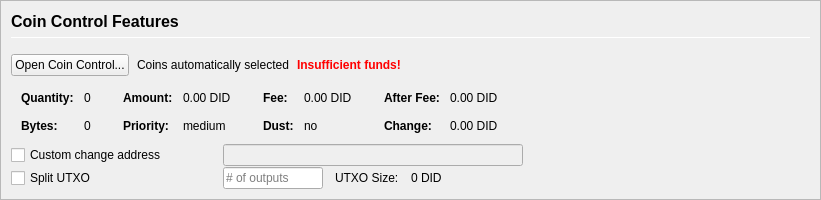
         <widget class="QFrame" name="frameCoinControl">
          <property name="sizePolicy">
           <sizepolicy hsizetype="Expanding" vsizetype="Expanding">
            <horstretch>0</horstretch>
            <verstretch>0</verstretch>
           </sizepolicy>
          </property>
          <property name="maximumSize">
           <size>
            <width>16777215</width>
            <height>16777215</height>
           </size>
          </property>
          <property name="frameShape">
           <enum>QFrame::StyledPanel</enum>
          </property>
          <property name="frameShadow">
           <enum>QFrame::Sunken</enum>
          </property>
          <layout class="QVBoxLayout" name="verticalLayoutCoinControl2">
           <property name="spacing">
            <number>0</number>
           </property>
           <property name="leftMargin">
            <number>0</number>
           </property>
           <property name="topMargin">
            <number>0</number>
           </property>
           <property name="rightMargin">
            <number>0</number>
           </property>
           <property name="bottomMargin">
            <number>0</number>
           </property>
           <item>
            <widget class="QFrame" name="frameCoinControl_BG">
             <layout class="QVBoxLayout" name="verticalLayoutCoinControl" stretch="0,0,0,0,0,0">
              <property name="spacing">
               <number>1</number>
              </property>
              <property name="leftMargin">
               <number>10</number>
              </property>
              <property name="topMargin">
               <number>10</number>
              </property>
              <item>
               <layout class="QHBoxLayout" name="horizontalLayoutCoinControl1">
                <property name="bottomMargin">
                 <number>15</number>
                </property>
                <item>
                 <layout class="QVBoxLayout" name="verticalLayout_3">
                  <property name="spacing">
                   <number>6</number>
                  </property>
                  <item>
                   <widget class="QLabel" name="labelCoinControlFeatures">
                    <property name="sizePolicy">
                     <sizepolicy hsizetype="Preferred" vsizetype="Maximum">
                      <horstretch>0</horstretch>
                      <verstretch>0</verstretch>
                     </sizepolicy>
                    </property>
                    <property name="minimumSize">
                     <size>
                      <width>0</width>
                      <height>20</height>
                     </size>
                    </property>
                    <property name="font">
                     <font>
                      <pointsize>12</pointsize>
                      <weight>75</weight>
                      <bold>true</bold>
                     </font>
                    </property>
                    <property name="styleSheet">
                     <string notr="true">font-weight:bold;</string>
                    </property>
                    <property name="text">
                     <string>Coin Control Features</string>
                    </property>
                   </widget>
                  </item>
                  <item>
                   <widget class="Line" name="line">
                    <property name="minimumSize">
                     <size>
                      <width>0</width>
                      <height>1</height>
                     </size>
                    </property>
                    <property name="maximumSize">
                     <size>
                      <width>16777215</width>
                      <height>1</height>
                     </size>
                    </property>
                    <property name="orientation">
                     <enum>Qt::Horizontal</enum>
                    </property>
                   </widget>
                  </item>
                 </layout>
                </item>
               </layout>
              </item>
              <item>
               <layout class="QHBoxLayout" name="horizontalLayoutCoinControl2" stretch="0,0,0,0">
                <property name="spacing">
                 <number>8</number>
                </property>
                <property name="bottomMargin">
                 <number>10</number>
                </property>
                <item>
                 <widget class="QPushButton" name="pushButtonCoinControl">
                  <property name="styleSheet">
                   <string notr="true"/>
                  </property>
                  <property name="text">
                   <string>Open Coin Control...</string>
                  </property>
                  <property name="autoDefault">
                   <bool>false</bool>
                  </property>
                 </widget>
                </item>
                <item>
                 <widget class="QLabel" name="labelCoinControlAutomaticallySelected">
                  <property name="text">
                   <string>Coins automatically selected</string>
                  </property>
                  <property name="margin">
                   <number>5</number>
                  </property>
                 </widget>
                </item>
                <item>
                 <widget class="QLabel" name="labelCoinControlInsuffFunds">
                  <property name="font">
                   <font>
                    <weight>75</weight>
                    <bold>true</bold>
                   </font>
                  </property>
                  <property name="styleSheet">
                   <string notr="true">color:red;font-weight:bold;</string>
                  </property>
                  <property name="text">
                   <string>Insufficient funds!</string>
                  </property>
                  <property name="margin">
                   <number>5</number>
                  </property>
                 </widget>
                </item>
                <item>
                 <spacer name="horizontalSpacerCoinControl">
                  <property name="orientation">
                   <enum>Qt::Horizontal</enum>
                  </property>
                  <property name="sizeHint" stdset="0">
                   <size>
                    <width>40</width>
                    <height>1</height>
                   </size>
                  </property>
                 </spacer>
                </item>
               </layout>
              </item>
              <item>
               <widget class="QWidget" name="widgetCoinControl" native="true">
                <property name="sizePolicy">
                 <sizepolicy hsizetype="Preferred" vsizetype="Preferred">
                  <horstretch>0</horstretch>
                  <verstretch>0</verstretch>
                 </sizepolicy>
                </property>
                <property name="minimumSize">
                 <size>
                  <width>0</width>
                  <height>0</height>
                 </size>
                </property>
                <property name="styleSheet">
                 <string notr="true"/>
                </property>
                <layout class="QHBoxLayout" name="horizontalLayoutCoinControl5">
                 <property name="leftMargin">
                  <number>0</number>
                 </property>
                 <property name="topMargin">
                  <number>0</number>
                 </property>
                 <property name="rightMargin">
                  <number>0</number>
                 </property>
                 <property name="bottomMargin">
                  <number>0</number>
                 </property>
                 <item>
                  <layout class="QHBoxLayout" name="horizontalLayoutCoinControl3" stretch="0,0,0,1">
                   <property name="spacing">
                    <number>20</number>
                   </property>
                   <property name="topMargin">
                    <number>0</number>
                   </property>
                   <property name="bottomMargin">
                    <number>10</number>
                   </property>
                   <item>
                    <layout class="QFormLayout" name="formLayoutCoinControl1">
                     <property name="horizontalSpacing">
                      <number>10</number>
                     </property>
                     <property name="verticalSpacing">
                      <number>14</number>
                     </property>
                     <property name="leftMargin">
                      <number>10</number>
                     </property>
                     <property name="topMargin">
                      <number>4</number>
                     </property>
                     <property name="rightMargin">
                      <number>6</number>
                     </property>
                     <item row="0" column="0">
                      <widget class="QLabel" name="labelCoinControlQuantityText">
                       <property name="font">
                        <font>
                         <weight>75</weight>
                         <bold>true</bold>
                        </font>
                       </property>
                       <property name="text">
                        <string>Quantity:</string>
                       </property>
                       <property name="margin">
                        <number>0</number>
                       </property>
                      </widget>
                     </item>
                     <item row="0" column="1">
                      <widget class="QLabel" name="labelCoinControlQuantity">
                       <property name="cursor">
                        <cursorShape>IBeamCursor</cursorShape>
                       </property>
                       <property name="contextMenuPolicy">
                        <enum>Qt::ActionsContextMenu</enum>
                       </property>
                       <property name="text">
                        <string notr="true">0</string>
                       </property>
                       <property name="margin">
                        <number>0</number>
                       </property>
                       <property name="textInteractionFlags">
                        <set>Qt::LinksAccessibleByMouse|Qt::TextSelectableByKeyboard|Qt::TextSelectableByMouse</set>
                       </property>
                      </widget>
                     </item>
                     <item row="1" column="0">
                      <widget class="QLabel" name="labelCoinControlBytesText">
                       <property name="font">
                        <font>
                         <weight>75</weight>
                         <bold>true</bold>
                        </font>
                       </property>
                       <property name="text">
                        <string>Bytes:</string>
                       </property>
                      </widget>
                     </item>
                     <item row="1" column="1">
                      <widget class="QLabel" name="labelCoinControlBytes">
                       <property name="cursor">
                        <cursorShape>IBeamCursor</cursorShape>
                       </property>
                       <property name="contextMenuPolicy">
                        <enum>Qt::ActionsContextMenu</enum>
                       </property>
                       <property name="text">
                        <string notr="true">0</string>
                       </property>
                       <property name="textInteractionFlags">
                        <set>Qt::LinksAccessibleByMouse|Qt::TextSelectableByKeyboard|Qt::TextSelectableByMouse</set>
                       </property>
                      </widget>
                     </item>
                    </layout>
                   </item>
                   <item>
                    <layout class="QFormLayout" name="formLayoutCoinControl2">
                     <property name="horizontalSpacing">
                      <number>10</number>
                     </property>
                     <property name="verticalSpacing">
                      <number>14</number>
                     </property>
                     <property name="leftMargin">
                      <number>6</number>
                     </property>
                     <property name="topMargin">
                      <number>4</number>
                     </property>
                     <property name="rightMargin">
                      <number>6</number>
                     </property>
                     <item row="0" column="0">
                      <widget class="QLabel" name="labelCoinControlAmountText">
                       <property name="font">
                        <font>
                         <weight>75</weight>
                         <bold>true</bold>
                        </font>
                       </property>
                       <property name="text">
                        <string>Amount:</string>
                       </property>
                       <property name="margin">
                        <number>0</number>
                       </property>
                      </widget>
                     </item>
                     <item row="0" column="1">
                      <widget class="QLabel" name="labelCoinControlAmount">
                       <property name="cursor">
                        <cursorShape>IBeamCursor</cursorShape>
                       </property>
                       <property name="contextMenuPolicy">
                        <enum>Qt::ActionsContextMenu</enum>
                       </property>
                       <property name="text">
                        <string notr="true">0.00 DID</string>
                       </property>
                       <property name="textInteractionFlags">
                        <set>Qt::LinksAccessibleByMouse|Qt::TextSelectableByKeyboard|Qt::TextSelectableByMouse</set>
                       </property>
                      </widget>
                     </item>
                     <item row="1" column="0">
                      <widget class="QLabel" name="labelCoinControlPriorityText">
                       <property name="font">
                        <font>
                         <weight>75</weight>
                         <bold>true</bold>
                        </font>
                       </property>
                       <property name="text">
                        <string>Priority:</string>
                       </property>
                      </widget>
                     </item>
                     <item row="1" column="1">
                      <widget class="QLabel" name="labelCoinControlPriority">
                       <property name="cursor">
                        <cursorShape>IBeamCursor</cursorShape>
                       </property>
                       <property name="contextMenuPolicy">
                        <enum>Qt::ActionsContextMenu</enum>
                       </property>
                       <property name="text">
                        <string>medium</string>
                       </property>
                       <property name="textInteractionFlags">
                        <set>Qt::LinksAccessibleByMouse|Qt::TextSelectableByKeyboard|Qt::TextSelectableByMouse</set>
                       </property>
                      </widget>
                     </item>
                    </layout>
                   </item>
                   <item>
                    <layout class="QFormLayout" name="formLayoutCoinControl3">
                     <property name="horizontalSpacing">
                      <number>10</number>
                     </property>
                     <property name="verticalSpacing">
                      <number>14</number>
                     </property>
                     <property name="leftMargin">
                      <number>6</number>
                     </property>
                     <property name="topMargin">
                      <number>4</number>
                     </property>
                     <property name="rightMargin">
                      <number>6</number>
                     </property>
                     <item row="0" column="0">
                      <widget class="QLabel" name="labelCoinControlFeeText">
                       <property name="font">
                        <font>
                         <weight>75</weight>
                         <bold>true</bold>
                        </font>
                       </property>
                       <property name="text">
                        <string>Fee:</string>
                       </property>
                       <property name="margin">
                        <number>0</number>
                       </property>
                      </widget>
                     </item>
                     <item row="0" column="1">
                      <widget class="QLabel" name="labelCoinControlFee">
                       <property name="cursor">
                        <cursorShape>IBeamCursor</cursorShape>
                       </property>
                       <property name="contextMenuPolicy">
                        <enum>Qt::ActionsContextMenu</enum>
                       </property>
                       <property name="text">
                        <string notr="true">0.00 DID</string>
                       </property>
                       <property name="textInteractionFlags">
                        <set>Qt::LinksAccessibleByMouse|Qt::TextSelectableByKeyboard|Qt::TextSelectableByMouse</set>
                       </property>
                      </widget>
                     </item>
                     <item row="1" column="0">
                      <widget class="QLabel" name="labelCoinControlLowOutputText">
                       <property name="font">
                        <font>
                         <weight>75</weight>
                         <bold>true</bold>
                        </font>
                       </property>
                       <property name="text">
                        <string>Dust:</string>
                       </property>
                      </widget>
                     </item>
                     <item row="1" column="1">
                      <widget class="QLabel" name="labelCoinControlLowOutput">
                       <property name="cursor">
                        <cursorShape>IBeamCursor</cursorShape>
                       </property>
                       <property name="contextMenuPolicy">
                        <enum>Qt::ActionsContextMenu</enum>
                       </property>
                       <property name="text">
                        <string>no</string>
                       </property>
                       <property name="textInteractionFlags">
                        <set>Qt::LinksAccessibleByMouse|Qt::TextSelectableByKeyboard|Qt::TextSelectableByMouse</set>
                       </property>
                      </widget>
                     </item>
                    </layout>
                   </item>
                   <item>
                    <layout class="QFormLayout" name="formLayoutCoinControl4">
                     <property name="horizontalSpacing">
                      <number>10</number>
                     </property>
                     <property name="verticalSpacing">
                      <number>14</number>
                     </property>
                     <property name="leftMargin">
                      <number>6</number>
                     </property>
                     <property name="topMargin">
                      <number>4</number>
                     </property>
                     <property name="rightMargin">
                      <number>6</number>
                     </property>
                     <item row="0" column="0">
                      <widget class="QLabel" name="labelCoinControlAfterFeeText">
                       <property name="font">
                        <font>
                         <weight>75</weight>
                         <bold>true</bold>
                        </font>
                       </property>
                       <property name="text">
                        <string>After Fee:</string>
                       </property>
                       <property name="margin">
                        <number>0</number>
                       </property>
                      </widget>
                     </item>
                     <item row="0" column="1">
                      <widget class="QLabel" name="labelCoinControlAfterFee">
                       <property name="cursor">
                        <cursorShape>IBeamCursor</cursorShape>
                       </property>
                       <property name="contextMenuPolicy">
                        <enum>Qt::ActionsContextMenu</enum>
                       </property>
                       <property name="text">
                        <string notr="true">0.00 DID</string>
                       </property>
                       <property name="textInteractionFlags">
                        <set>Qt::LinksAccessibleByMouse|Qt::TextSelectableByKeyboard|Qt::TextSelectableByMouse</set>
                       </property>
                      </widget>
                     </item>
                     <item row="1" column="0">
                      <widget class="QLabel" name="labelCoinControlChangeText">
                       <property name="font">
                        <font>
                         <weight>75</weight>
                         <bold>true</bold>
                        </font>
                       </property>
                       <property name="text">
                        <string>Change:</string>
                       </property>
                      </widget>
                     </item>
                     <item row="1" column="1">
                      <widget class="QLabel" name="labelCoinControlChange">
                       <property name="cursor">
                        <cursorShape>IBeamCursor</cursorShape>
                       </property>
                       <property name="contextMenuPolicy">
                        <enum>Qt::ActionsContextMenu</enum>
                       </property>
                       <property name="text">
                        <string notr="true">0.00 DID</string>
                       </property>
                       <property name="textInteractionFlags">
                        <set>Qt::LinksAccessibleByMouse|Qt::TextSelectableByKeyboard|Qt::TextSelectableByMouse</set>
                       </property>
                      </widget>
                     </item>
                    </layout>
                   </item>
                  </layout>
                 </item>
                </layout>
               </widget>
              </item>
              <item>
               <layout class="QHBoxLayout" name="horizontalLayoutCoinControl4">
                <property name="spacing">
                 <number>12</number>
                </property>
                <property name="sizeConstraint">
                 <enum>QLayout::SetDefaultConstraint</enum>
                </property>
                <property name="topMargin">
                 <number>0</number>
                </property>
                <property name="rightMargin">
                 <number>0</number>
                </property>
                <item>
                 <widget class="QCheckBox" name="checkBoxCoinControlChange">
                  <property name="sizePolicy">
                   <sizepolicy hsizetype="Preferred" vsizetype="Preferred">
                    <horstretch>0</horstretch>
                    <verstretch>0</verstretch>
                   </sizepolicy>
                  </property>
                  <property name="minimumSize">
                   <size>
                    <width>200</width>
                    <height>0</height>
                   </size>
                  </property>
                  <property name="maximumSize">
                   <size>
                    <width>200</width>
                    <height>16777215</height>
                   </size>
                  </property>
                  <property name="toolTip">
                   <string>If this is activated, but the change address is empty or invalid, change will be sent to a newly generated address.</string>
                  </property>
                  <property name="text">
                   <string>Custom change address</string>
                  </property>
                 </widget>
                </item>
                <item>
                 <widget class="QValidatedLineEdit" name="lineEditCoinControlChange">
                  <property name="enabled">
                   <bool>false</bool>
                  </property>
                  <property name="sizePolicy">
                   <sizepolicy hsizetype="Preferred" vsizetype="Preferred">
                    <horstretch>0</horstretch>
                    <verstretch>0</verstretch>
                   </sizepolicy>
                  </property>
                  <property name="minimumSize">
                   <size>
                    <width>300</width>
                    <height>0</height>
                   </size>
                  </property>
                 </widget>
                </item>
                <item>
                 <widget class="QLabel" name="labelCoinControlChangeLabel">
                  <property name="sizePolicy">
                   <sizepolicy hsizetype="Preferred" vsizetype="Preferred">
                    <horstretch>0</horstretch>
                    <verstretch>0</verstretch>
                   </sizepolicy>
                  </property>
                  <property name="minimumSize">
                   <size>
                    <width>100</width>
                    <height>0</height>
                   </size>
                  </property>
                  <property name="text">
                   <string/>
                  </property>
                  <property name="margin">
                   <number>3</number>
                  </property>
                 </widget>
                </item>
               </layout>
              </item>
              <item>
               <layout class="QHBoxLayout" name="horizontalLayoutCoinControl6">
                <property name="spacing">
                 <number>12</number>
                </property>
                <property name="rightMargin">
                 <number>0</number>
                </property>
                <item>
                 <widget class="QCheckBox" name="splitBlockCheckBox">
                  <property name="sizePolicy">
                   <sizepolicy hsizetype="Preferred" vsizetype="Preferred">
                    <horstretch>0</horstretch>
                    <verstretch>0</verstretch>
                   </sizepolicy>
                  </property>
                  <property name="minimumSize">
                   <size>
                    <width>200</width>
                    <height>0</height>
                   </size>
                  </property>
                  <property name="maximumSize">
                   <size>
                    <width>200</width>
                    <height>16777215</height>
                   </size>
                  </property>
                  <property name="text">
                   <string>Split UTXO</string>
                  </property>
                 </widget>
                </item>
                <item>
                 <widget class="QLineEdit" name="splitBlockLineEdit">
                  <property name="sizePolicy">
                   <sizepolicy hsizetype="Preferred" vsizetype="Preferred">
                    <horstretch>50</horstretch>
                    <verstretch>0</verstretch>
                   </sizepolicy>
                  </property>
                  <property name="minimumSize">
                   <size>
                    <width>100</width>
                    <height>0</height>
                   </size>
                  </property>
                  <property name="maximumSize">
                   <size>
                    <width>100</width>
                    <height>16777215</height>
                   </size>
                  </property>
                  <property name="placeholderText">
                   <string># of outputs</string>
                  </property>
                 </widget>
                </item>
                <item>
                 <widget class="QLabel" name="labelBlockSizeText">
                  <property name="text">
                   <string>UTXO Size:</string>
                  </property>
                 </widget>
                </item>
                <item>
                 <widget class="QLabel" name="labelBlockSize">
                  <property name="text">
                   <string>0 DID</string>
                  </property>
                 </widget>
                </item>
                <item>
                 <spacer name="horizontalSpacer_7">
                  <property name="orientation">
                   <enum>Qt::Horizontal</enum>
                  </property>
                  <property name="sizeHint" stdset="0">
                   <size>
                    <width>40</width>
                    <height>20</height>
                   </size>
                  </property>
                 </spacer>
                </item>
               </layout>
              </item>
              <item>
               <spacer name="verticalSpacerCoinControl">
                <property name="orientation">
                 <enum>Qt::Vertical</enum>
                </property>
                <property name="sizeHint" stdset="0">
                 <size>
                  <width>800</width>
                  <height>1</height>
                 </size>
                </property>
               </spacer>
              </item>
             </layout>
            </widget>
           </item>
          </layout>
         </widget>
